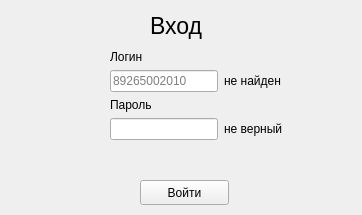
<?xml version="1.0" encoding="UTF-8"?>
<ui version="4.0">
 <class>Login</class>
 <widget class="QWidget" name="Login">
  <property name="geometry">
   <rect>
    <x>0</x>
    <y>0</y>
    <width>362</width>
    <height>215</height>
   </rect>
  </property>
  <property name="windowTitle">
   <string>Event  (update 01.03.23)</string>
  </property>
  <widget class="QPushButton" name="pushButton_login">
   <property name="geometry">
    <rect>
     <x>140</x>
     <y>180</y>
     <width>89</width>
     <height>25</height>
    </rect>
   </property>
   <property name="text">
    <string>Войти</string>
   </property>
  </widget>
  <widget class="QLabel" name="label_main_input">
   <property name="geometry">
    <rect>
     <x>150</x>
     <y>10</y>
     <width>101</width>
     <height>31</height>
    </rect>
   </property>
   <property name="font">
    <font>
     <pointsize>17</pointsize>
    </font>
   </property>
   <property name="text">
    <string>Вход</string>
   </property>
  </widget>
  <widget class="QWidget" name="formLayoutWidget">
   <property name="geometry">
    <rect>
     <x>110</x>
     <y>50</y>
     <width>241</width>
     <height>104</height>
    </rect>
   </property>
   <layout class="QFormLayout" name="formLayout">
    <item row="2" column="0">
     <widget class="QLabel" name="label_password">
      <property name="text">
       <string>Пароль</string>
      </property>
     </widget>
    </item>
    <item row="3" column="1">
     <widget class="QLabel" name="label_bad_password">
      <property name="text">
       <string>не верный</string>
      </property>
     </widget>
    </item>
    <item row="3" column="0">
     <widget class="QLineEdit" name="lineEdit_password"/>
    </item>
    <item row="1" column="0">
     <widget class="QLineEdit" name="lineEdit_login">
      <property name="placeholderText">
       <string>89265002010</string>
      </property>
     </widget>
    </item>
    <item row="0" column="0">
     <widget class="QLabel" name="label_login">
      <property name="text">
       <string>Логин</string>
      </property>
     </widget>
    </item>
    <item row="1" column="1">
     <widget class="QLabel" name="label_user_not_found">
      <property name="text">
       <string>не найден</string>
      </property>
     </widget>
    </item>
   </layout>
  </widget>
 </widget>
 <tabstops>
  <tabstop>lineEdit_login</tabstop>
  <tabstop>lineEdit_password</tabstop>
  <tabstop>pushButton_login</tabstop>
 </tabstops>
 <resources/>
 <connections>
  <connection>
   <sender>pushButton_login</sender>
   <signal>clicked()</signal>
   <receiver>Login</receiver>
   <slot>close()</slot>
   <hints>
    <hint type="sourcelabel">
     <x>194</x>
     <y>202</y>
    </hint>
    <hint type="destinationlabel">
     <x>199</x>
     <y>149</y>
    </hint>
   </hints>
  </connection>
 </connections>
</ui>
